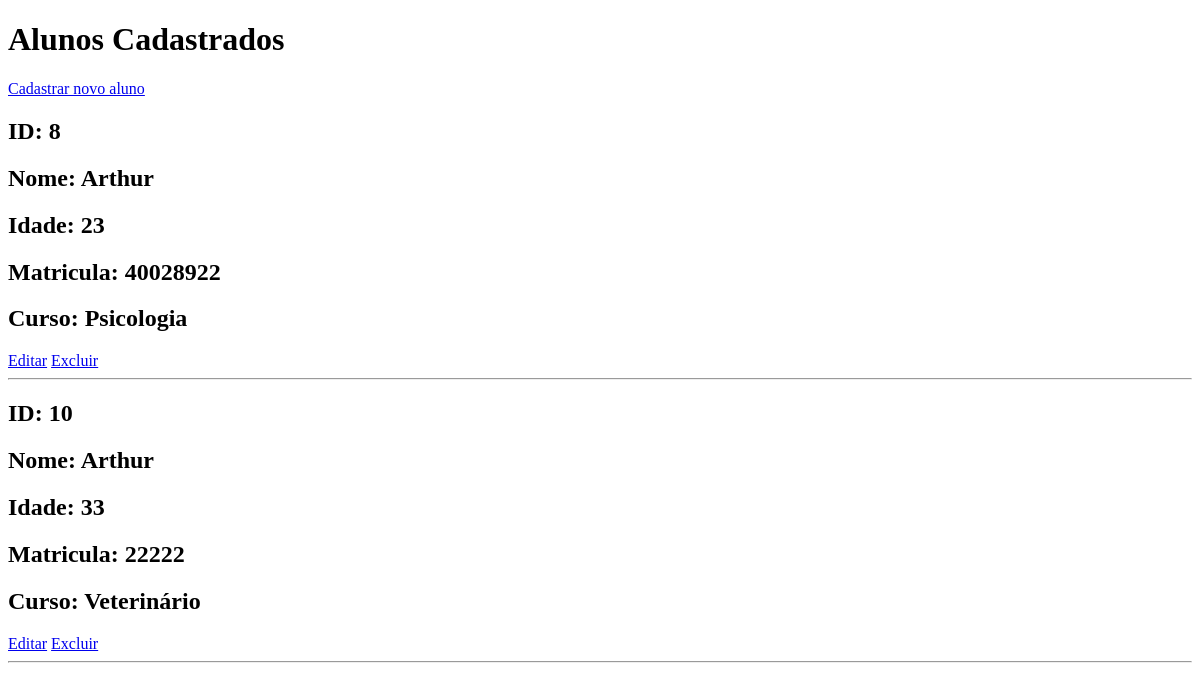
The page /crud-alunos/index.php on the database as committed earlier.
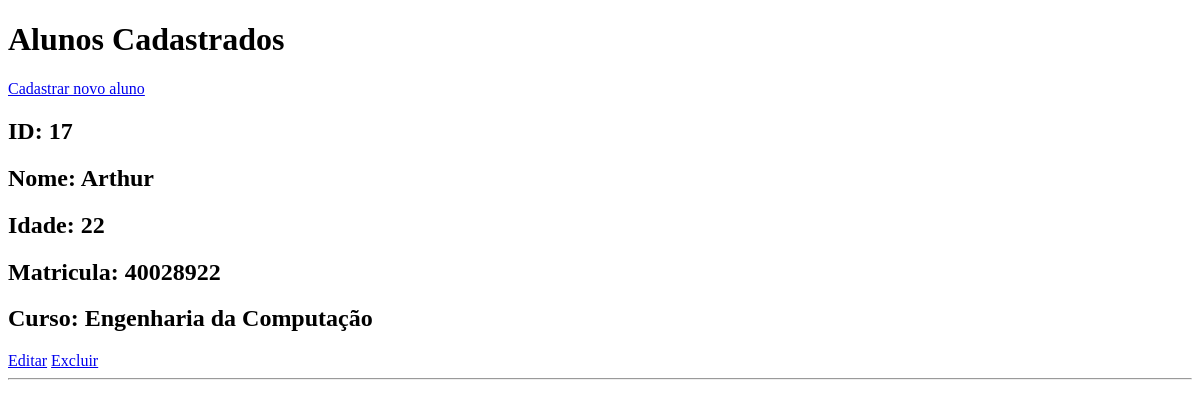
The same page on the database as committed later.
### tables this page shows
CREATE TABLE alunos(
    id INTEGER PRIMARY KEY AUTOINCREMENT,
    nome TEXT NOT NULL,
    idade INTEGER NOT NULL,
    matricula TEXT NOT NULL,
    curso TEXT NOT NULL
    );

### crud-alunos/classes/AlunoRepository.php (called while the page is built, shortened)
<?php
class AlunoRepository
{
    private PDO $pdo;
    public function __construct(
        PDO $pdo
    ) {
        $this->pdo = $pdo;
    }
    public function listar(): array
    {
        $sql = "SELECT * FROM alunos";
        $stmt = $this->pdo->prepare($sql);
        $stmt->execute();
        return $stmt->fetchAll(PDO::FETCH_ASSOC);
    }
}

### crud-alunos/index.php (the view, shortened to what this page needs)
<?php
require_once "config/database.php";
require_once "classes/AlunoRepository.php";
$repository = new AlunoRepository($pdo);
$alunos = $repository->listar();
?>
<!DOCTYPE html>
<html lang="pt-BR">
<head>
</head>
<body>
    <h1>Alunos Cadastrados</h1>
    <a href="criar.php">Cadastrar novo aluno</a>
    <?php if (empty($alunos)): ?>
        <p>Sem alunos cadastrados</p>
    <?php else: ?>
        <?php foreach ($alunos as $aluno): ?>
            <h2>ID: <?= htmlspecialchars($aluno["id"]) ?></h2>
            <h2>Nome: <?= htmlspecialchars($aluno["nome"]) ?></h2>
            <h2>Idade: <?= htmlspecialchars($aluno["idade"]) ?></h2>
            <h2>Matricula: <?= htmlspecialchars($aluno["matricula"]) ?></h2>
            <h2>Curso: <?= htmlspecialchars($aluno["curso"]) ?></h2>
            <a href="editar.php?id=<?= $aluno["id"] ?>">Editar</a>
            <a href="excluir.php?id=<?= $aluno["id"] ?>">Excluir</a>
            <hr>
        <?php endforeach; ?>
    <?php endif; ?>
</body>
</html>

Rows that differ between the two databases and show on the page:
removed alunos: id "8", nome "Arthur", idade "23", matricula "40028922", curso "Psicologia"
removed alunos: id "10", nome "Arthur", idade "33", matricula "22222", curso "Veterinário"
added alunos: id "17", nome "Arthur", idade "22", matricula "40028922", curso "Engenharia da Computação"
